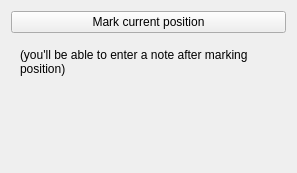
<?xml version="1.0" encoding="UTF-8"?>
<ui version="4.0">
 <class>PluginNotes</class>
 <widget class="QWidget" name="PluginNotes">
  <property name="geometry">
   <rect>
    <x>0</x>
    <y>0</y>
    <width>297</width>
    <height>173</height>
   </rect>
  </property>
  <property name="windowTitle">
   <string>Form</string>
  </property>
  <layout class="QVBoxLayout" name="verticalLayout">
   <item>
    <widget class="QPushButton" name="mark_button">
     <property name="text">
      <string>Mark current position</string>
     </property>
    </widget>
   </item>
   <item>
    <widget class="QStackedWidget" name="note_stackedWidget">
     <property name="currentIndex">
      <number>0</number>
     </property>
     <widget class="QWidget" name="page_2">
      <layout class="QVBoxLayout" name="verticalLayout_3">
       <item>
        <widget class="QLabel" name="label">
         <property name="text">
          <string>(you'll be able to enter a note after marking position)</string>
         </property>
         <property name="wordWrap">
          <bool>true</bool>
         </property>
        </widget>
       </item>
       <item>
        <spacer name="verticalSpacer_3">
         <property name="orientation">
          <enum>Qt::Vertical</enum>
         </property>
         <property name="sizeHint" stdset="0">
          <size>
           <width>20</width>
           <height>40</height>
          </size>
         </property>
        </spacer>
       </item>
      </layout>
     </widget>
     <widget class="QWidget" name="page">
      <layout class="QVBoxLayout" name="verticalLayout_2">
       <item>
        <widget class="QLineEdit" name="note_lineEdit"/>
       </item>
       <item>
        <layout class="QHBoxLayout" name="horizontalLayout">
         <item>
          <spacer name="horizontalSpacer">
           <property name="orientation">
            <enum>Qt::Horizontal</enum>
           </property>
           <property name="sizeHint" stdset="0">
            <size>
             <width>40</width>
             <height>20</height>
            </size>
           </property>
          </spacer>
         </item>
         <item>
          <widget class="QPushButton" name="noteAdd_pushButton">
           <property name="text">
            <string>Add note</string>
           </property>
           <property name="default">
            <bool>false</bool>
           </property>
          </widget>
         </item>
         <item>
          <widget class="QPushButton" name="noNote_pushButton">
           <property name="text">
            <string>No note</string>
           </property>
          </widget>
         </item>
        </layout>
       </item>
       <item>
        <spacer name="verticalSpacer_2">
         <property name="orientation">
          <enum>Qt::Vertical</enum>
         </property>
         <property name="sizeHint" stdset="0">
          <size>
           <width>20</width>
           <height>40</height>
          </size>
         </property>
        </spacer>
       </item>
      </layout>
     </widget>
    </widget>
   </item>
   <item>
    <spacer name="verticalSpacer">
     <property name="orientation">
      <enum>Qt::Vertical</enum>
     </property>
     <property name="sizeHint" stdset="0">
      <size>
       <width>20</width>
       <height>40</height>
      </size>
     </property>
    </spacer>
   </item>
  </layout>
 </widget>
 <resources/>
 <connections>
  <connection>
   <sender>note_lineEdit</sender>
   <signal>returnPressed()</signal>
   <receiver>noteAdd_pushButton</receiver>
   <slot>click()</slot>
   <hints>
    <hint type="sourcelabel">
     <x>148</x>
     <y>60</y>
    </hint>
    <hint type="destinationlabel">
     <x>155</x>
     <y>90</y>
    </hint>
   </hints>
  </connection>
 </connections>
</ui>
